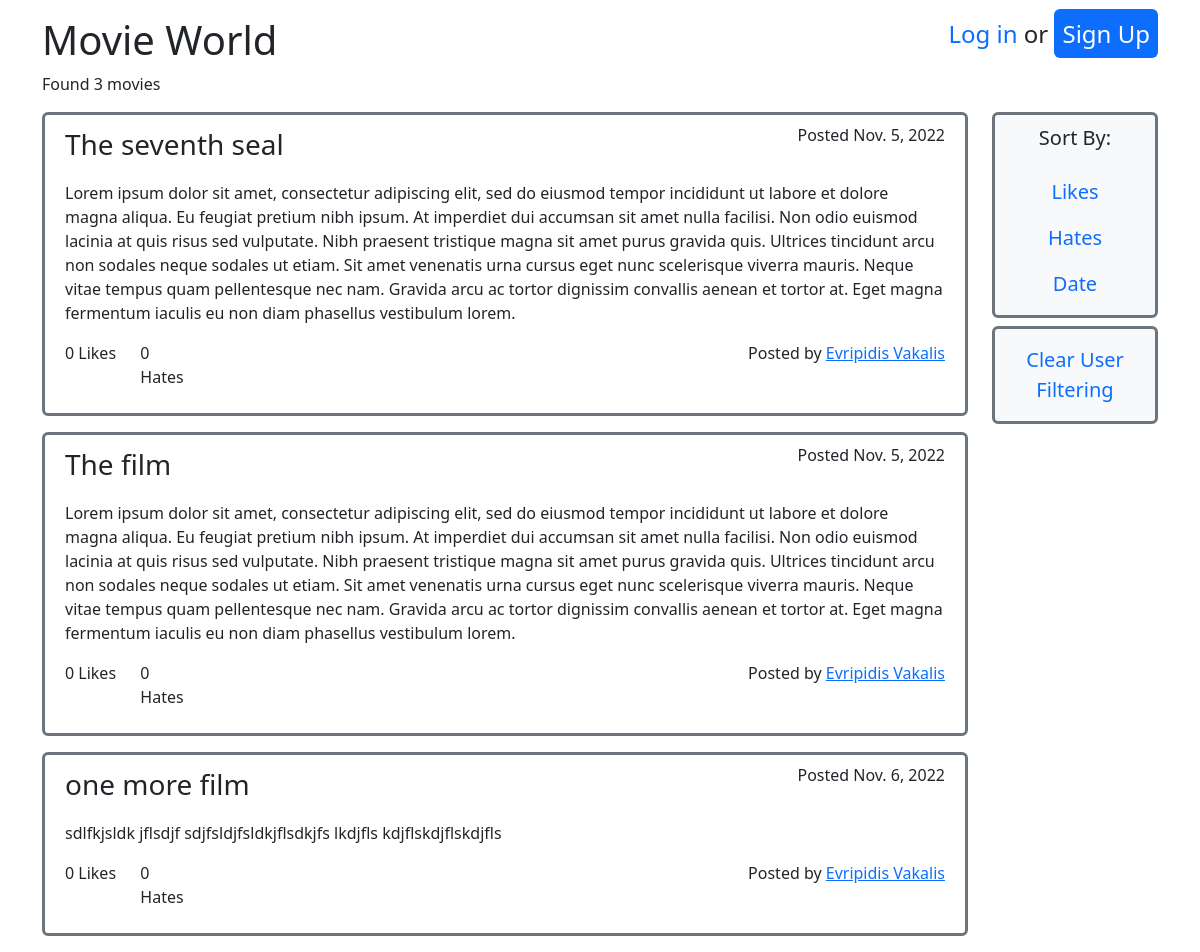
The app's page /?u=1, older data.
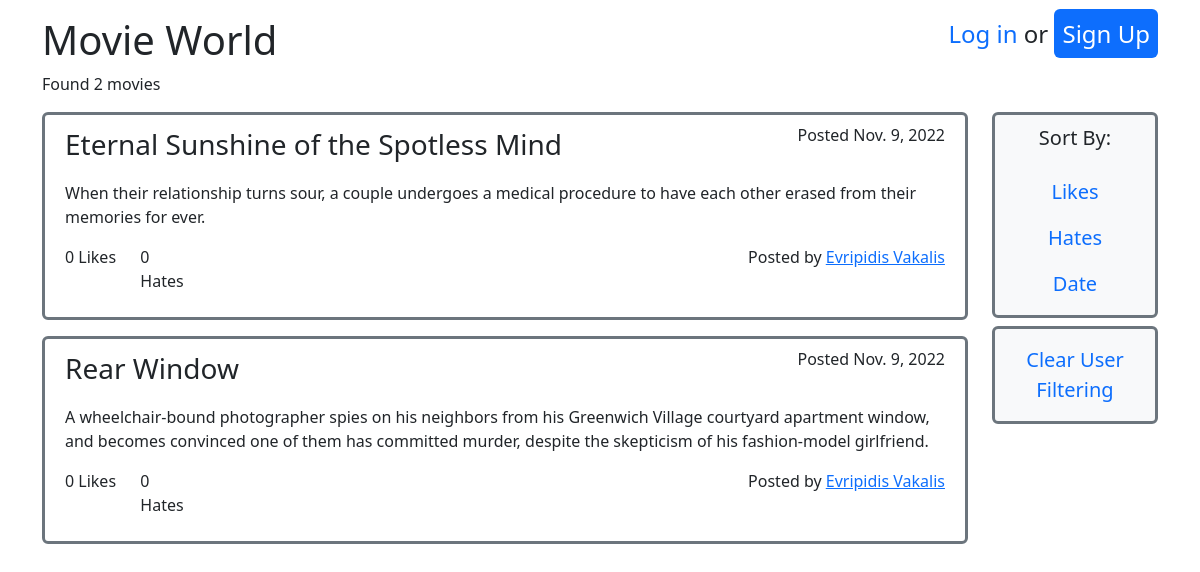
The same page, newer data.
### movieworld/models.py (models this page shows, shortened)
class Movie(models.Model):
    title = models.CharField(max_length=50)
    description = models.TextField()
    user = models.ForeignKey(User, on_delete=models.CASCADE)
    date = models.DateField(auto_now_add=True)

### movieworld/views.py (the view, shortened to what this page needs)
# urls.py: path("", views.Index.as_view(), name="index"),
class Index(TemplateView):
    template_name = "index.html"
    def get_context_data(self, **kwargs):
        context = super(Index, self).get_context_data(**kwargs)
        param_dict = self.request.GET.dict()
        user_filter = None
        sort = None
        if param_dict:
            if "u" in param_dict.keys():
                user_filter = param_dict["u"]
            if "s" in param_dict.keys():
                sort = param_dict["s"]
        user = self.request.user
        movies = Movie.objects.all().annotate(
            likes=Count("opinion", filter=Q(opinion__like=True)),
            hates=Count("opinion", filter=Q(opinion__like=False)),
            user_opinion=Subquery(
                Opinion.objects.filter(
                    user__id=user.id, movie__id=OuterRef("id")
                ).values("like")
            ),
        )
        if user_filter is not None:
            movies = movies.filter(user=user_filter)
        movies_count = len(movies)
        context.update(
            {
                "user": user,
                "movies": movies,
                "movie_count": movies_count,
                "sort": sort,
                "user_filter": user_filter,
                "request": self.request,
            }
        )
        return context

### movieworld/templates/index.html (shortened to what this page needs)
{% extends 'base.html' %}
{% load spurl %}
{% block main %}
    <div class="container">
        <div class="row mt-3">
            <div class="col-6">
                <h1>Movie World</h1>
            </div>
            <div class="col-6 text-end fs-4">
                {% if user.is_authenticated %}
                <span id="logged_links">
                    <p class="mb-0">Welcome back {{user.get_full_name}}</p>
                    <a class="btn btn-secondary" role="button" href="{% url 'logout' %}">Log Out</a>
                </span>
                {% else %}
                <span id="login_links">
                    <a id='login' class="text-decoration-none" href="{% url 'login' %}">Log in</a>
                    or
                    <a id='signup' class="text-decoration-none bg-primary text-white p-2 rounded" href="{% url 'register' %}">Sign Up</a>
                </span>
                {% endif %}
            </div>
        </div>
        <div class="row">
            <div class="col-12" id="subtitle">
                <p>Found {{movie_count}} movies</p>
            </div>
        </div>
        <div class="row">
            <div class="col-10">
                <div id="movies">
                    {% for movie in movies %}
                    <div class="movie_elem mb-3 border border-3 border-secondary rounded p-2" id="{{movie.id}}" >
                        <div class="container">
                            <div class="row">
                                <div class="col-8">
                                    <p class="fs-3">{{movie.title}}</p>
                                </div>
                                <div class="col-4 text-end">
                                    <p>Posted {{movie.date}}</p>
                                </div>
                            </div>
                            <div class="row">
                                <p>{{movie.description}}</p>
                            </div>
                            <div class="row">
                                <div class="col-2">
                                    <div class="row">
                                        <div class="col-6">
                                            <p class="likes_count">{{movie.likes}} Likes</p>
                                        </div>
                                        <div class="col-6">
                                            <p class="hates_count">{{movie.hates}} Hates</p>
                                        </div>
                                    </div>
                                </div>
                                <div class="col-5 text-center">
                                </div>
                                <div class="col-5 text-end">
                                    {% if movie.user == user %}
                                        <p> Posted by <a href="{% spurl path=request.get_full_path set_query="u={{user.id}}" %}" >You</a></p>
                                    {% else %}
                                        <p> Posted by <a href="{% spurl path=request.get_full_path set_query="u={{movie.user_id}}" %}" >{{movie.user.get_full_name}}</a></p>
                                    {% endif %}
                                </div>
                            </div>
                        </div>
                    </div>
                    {% endfor %}
                </div>
            </div>
            <div class="col-2">
                <div id="filters" class="border border-3 border-secondary rounded bg-light fs-5 text-center nav nav-pills flex-column p-2">
                    <p id="filter_title">Sort By:</p>
                    <a class="filter_links nav-link" id="sort_by_likes" href="{% spurl path=request.get_full_path set_query="s=l" %}">Likes</a>
                    <a class="filter_links nav-link" id="sort_by_hates" href="{% spurl path=request.get_full_path set_query="s=h" %}">Hates</a>
                    <a class="filter_links nav-link" id="sort_by_date" href="{% spurl path=request.get_full_path set_query="s=d" %}">Date</a>
                </div>
                {% if user_filter != None %}
                    <div class="border border-3 border-secondary rounded bg-light fs-5 text-center nav  flex-column p-2 mt-2">
                        <a class="nav-link" href="{% spurl path=request.get_full_path remove_query_param="u" %}">Clear User Filtering</a>
                    </div>
                {% endif %}
            </div>
        </div>
    </div>
{% endblock main %}

### movieworld/templates/base.html (shortened to what this page needs)
{% load static %}
<!DOCTYPE html>
<html lang="en">
    <head>
        <link rel="stylesheet" type="text/css" href="{% static '/css/custom-styles.css'%}">
        <link href="https://cdn.jsdelivr.net/npm/bootstrap@5.2.2/dist/css/bootstrap.min.css" rel="stylesheet">
    </head>
    <body hx-headers='{"X-CSRFToken": "{{ csrf_token }}"}' class="vh-100">
    {% block main %}
    {% endblock main %}
    </body>
</html>

Row changes from the older to the newer data that the page shows:
removed Movie: title "The seventh seal", date "Nov. 5, 2022", description "Lorem ipsum dolor sit amet, consectetur adipiscing elit, sed do eiusmod tempor incididunt ut labore et dolore magna aliqua. Eu feugiat pretium nibh ipsum. At imperdiet dui accumsan sit amet nulla facilisi. Non odio euismod lacinia at quis risus sed vulputate. Nibh praesent tristique magna sit amet purus gravida quis. Ultrices tincidunt arcu non sodales neque sodales ut etiam. Sit amet venenatis urna cursus eget nunc scelerisque viverra mauris. Neque vitae tempus quam pellentesque nec nam. Gravida arcu ac tortor dignissim convallis aenean et tortor at. Eget magna fermentum iaculis eu non diam phasellus vestibulum lorem.", likes "0", hates "0", user.get_full_name "Evripidis Vakalis"
removed Movie: title "The film", date "Nov. 5, 2022", description "Lorem ipsum dolor sit amet, consectetur adipiscing elit, sed do eiusmod tempor incididunt ut labore et dolore magna aliqua. Eu feugiat pretium nibh ipsum. At imperdiet dui accumsan sit amet nulla facilisi. Non odio euismod lacinia at quis risus sed vulputate. Nibh praesent tristique magna sit amet purus gravida quis. Ultrices tincidunt arcu non sodales neque sodales ut etiam. Sit amet venenatis urna cursus eget nunc scelerisque viverra mauris. Neque vitae tempus quam pellentesque nec nam. Gravida arcu ac tortor dignissim convallis aenean et tortor at. Eget magna fermentum iaculis eu non diam phasellus vestibulum lorem.", likes "0", hates "0", user.get_full_name "Evripidis Vakalis"
removed Movie: title "one more film", date "Nov. 6, 2022", description "sdlfkjsldk jflsdjf sdjfsldjfsldkjflsdkjfs lkdjfls kdjflskdjflskdjfls", likes "0", hates "0", user.get_full_name "Evripidis Vakalis"
added Movie: title "Eternal Sunshine of the Spotless Mind", date "Nov. 9, 2022", description "When their relationship turns sour, a couple undergoes a medical procedure to have each other erased from their memories for ever.", likes "0", hates "0", user.get_full_name "Evripidis Vakalis"
added Movie: title "Rear Window", date "Nov. 9, 2022", description "A wheelchair-bound photographer spies on his neighbors from his Greenwich Village courtyard apartment window, and becomes convinced one of them has committed murder, despite the skepticism of his fashion-model girlfriend.", likes "0", hates "0", user.get_full_name "Evripidis Vakalis"
Text that changed along with them:
{{ movie_count }}: "3" → "2"
